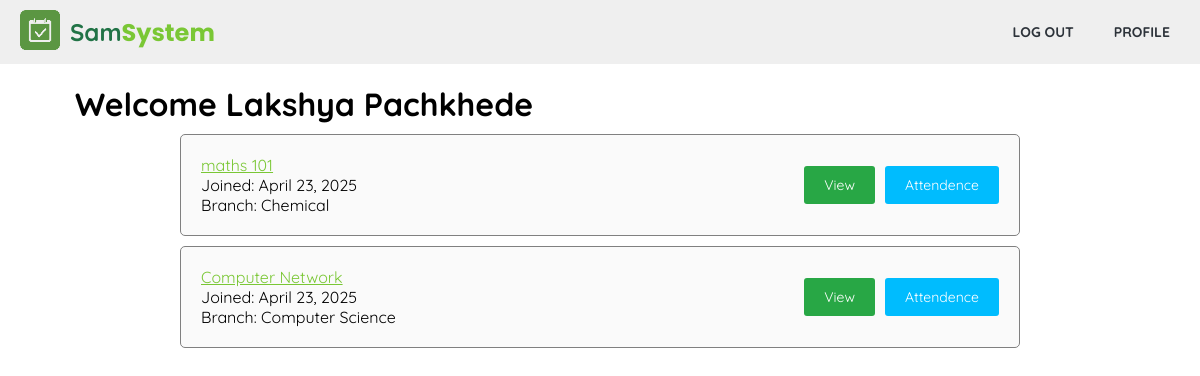
The page /student/dashboard.php (signed in) on the database as committed earlier.
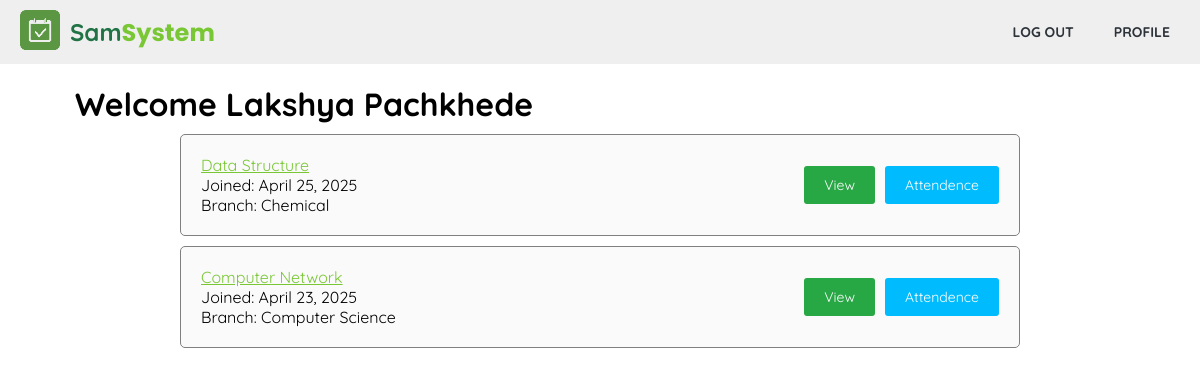
The same page on the database as committed later.
### tables this page shows
CREATE TABLE `attends` (
  `student_id` int(11) NOT NULL,
  `class_id` int(11) NOT NULL,
  `date_joined` datetime DEFAULT current_timestamp()
);

CREATE TABLE `class` (
  `id` int(11) NOT NULL,
  `name` varchar(100) DEFAULT NULL,
  `description` text DEFAULT NULL,
  `teacher_id` int(11) DEFAULT NULL,
  `date_created` datetime DEFAULT current_timestamp(),
  `branch` int(11) DEFAULT NULL
);

CREATE TABLE `branch` (
  `id` int(11) NOT NULL,
  `full_name` varchar(100) NOT NULL,
  `initials` varchar(10) NOT NULL
);

### student/dashboard.php (the view, shortened to what this page needs)
<?php
require '../db/db_connector.php';
function getAttribute($conn, $table, $attribute, $parameter ,$id){
	$stmt = $conn->prepare("SELECT $attribute FROM $table WHERE $parameter = ?");
	$stmt->bind_param('i', $id);
	$stmt->execute();
	$result = $stmt->get_result()->fetch_assoc()[$attribute] ?? null;
	return $result;
}
?>
<!DOCTYPE html>
<html lang="en">
<head>
	<link rel="stylesheet" href="../css/util.css">
	<link rel="stylesheet" href="../css/style.css">
</head>
<body>
	<?php require '..\components\nav_sm.php'; ?>
	<div class="container mt20">
		<div class="d-fcc jc-sb">
			<h1>Welcome <?= $_SESSION['name']?></h1>
		</div>
		<?php
		$student_id = $_SESSION['user_id'];
		$result = $conn->query("SELECT * FROM attends WHERE student_id = $student_id");
		while($row = $result->fetch_assoc()){
			echo "<div class='user-row'>
			<div class='user-row-left'>
			<a class='link td-u' href='/attendence/student/class.php?id=". $row['class_id']. " '>" . getAttribute($conn, "class", "name","id", $row['class_id']) . "</a>
			<p>Joined: ".   (new DateTime($row["date_joined"]))->format('F j, Y') . "</p>
			<p>Branch: " . getAttribute($conn, "branch", "full_name","id", getAttribute($conn, "class", "branch","id", $row['class_id'])) . "</p>
			</div>
			<div class='user-row-right'>
			<a class='btn' href='class.php?id=".  $row["class_id"] ." '>View</a>
			<a class='btn btn-s' >Attendence</a>
			</div>
			</div>";
		}
		?>
	</div>
</body>
</html>

Rows that differ between the two databases and show on the page:
removed attends: class.name "maths 101", date_joined "April 23, 2025", class.full_name "Chemical"
added attends: class.name "Data Structure", date_joined "April 25, 2025", class.full_name "Chemical"
